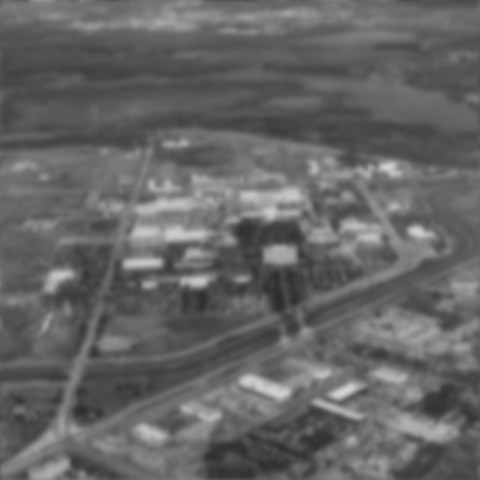
#> input picture EE_624_Assignment_2/degraded.tif, 480 x 480 px
$ python restore.py   (Python 2 division)
#> lines starting #> are read from the running program, lines starting #| are printed output that depends on the picture
from __future__ import division
from math import sqrt
import numpy as np
import cv2
from matplotlib import pyplot as plt

pi = np.pi
def DFT_matrix(N):

	i, j = np.meshgrid(np.arange(N), np.arange(N))
	A = (i*j) # Restrict to -0.2*pi to 0.2*pi
	omega = np.exp( - 2 * pi * 1j / N )
	W = np.power( omega, A )

	return W

def DFT(img):

	M,N = img.shape[:2]
	# result = np.empty(img.shape[:-1], dtype=complex)
	A = DFT_matrix(M)
	B = DFT_matrix(N)
	result = A.dot(img).dot(B)
	return result

img1 = cv2.imread('../degraded.tif',0)
#> img1 is the input picture: shape (480, 480); min 44, max 211, mean 101.2
imgf1 = np.float32(img1)


dft1 = cv2.dft(imgf1, flags = cv2.DFT_COMPLEX_OUTPUT)

# dftc1 = dft1
# dftc1[:,:,0] = dftc.real
# dftc1[:,:,1] = dftc.imag

print dft1.shape
#| (480, 480, 2)
dft_shift1 = np.fft.fftshift(dft1)
dftmag1, dftphase1 = cv2.cartToPolar(dft_shift1[:,:,0], dft_shift1[:,:,1])
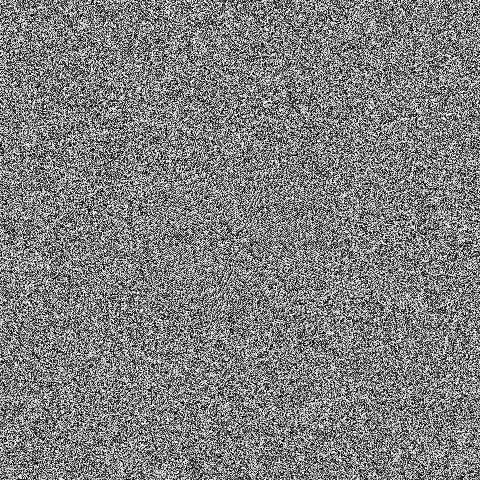
#> dftphase1: shape (480, 480) float32; min 3.61e-05, max 6.28, mean 3.14; drawn with min black and max white
invdftmag = np.ones(dftmag1.shape)
invdftphase = np.zeros(dftphase1.shape)


for i in range(-240,241):
	for j in range(-240,241):
		if np.exp(-0.0025*(i*i+j*j)**(5/6)) >= 0.01:
			invdftmag[i,j] = np.exp(0.0025*(i*i+j*j)**(5/6))

print invdftmag
dftmag2 = invdftmag*dftmag1
dftphase2 = dftphase1 - invdftphase

dft_shift1[:,:,0], dft_shift1[:,:,1] = cv2.polarToCart(dftmag2, dftphase2)

f_ishift = np.fft.ifftshift(dft_shift1)
img2 = cv2.idft(f_ishift)
img2 = cv2.magnitude(img2[:,:,0],img2[:,:,1])
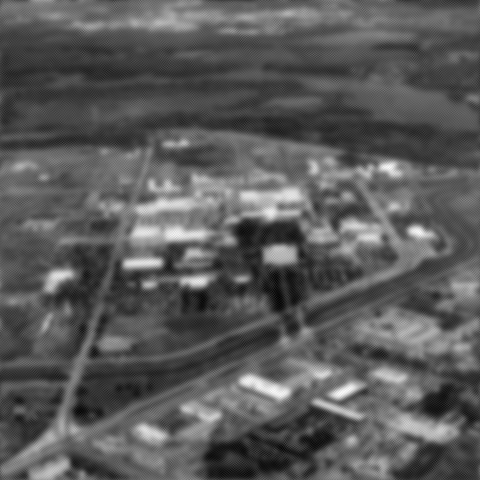
#> img2: shape (480, 480) float32; min 8463759, max 50178836, mean 23307802; drawn with min black and max white
print img1
#> (printed output is left out)
print img2/np.max(img2)*255
#> (printed output is left out)

plt.subplot(121),plt.imshow(img1, cmap = 'gray')
plt.title('Input'), plt.xticks([]), plt.yticks([])
plt.subplot(122),plt.imshow(np.uint8(img2/np.max(img2)*255), cmap = 'gray')
plt.title('Restored'), plt.xticks([]), plt.yticks([])

plt.show()
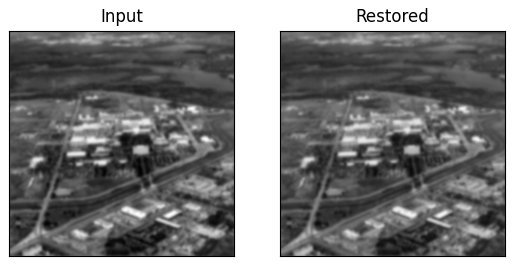
#> figure drawn by matplotlib, 2 panels

$ run again, with EE_624_Assignment_2/calender.JPG saved as EE_624_Assignment_2/degraded.tif
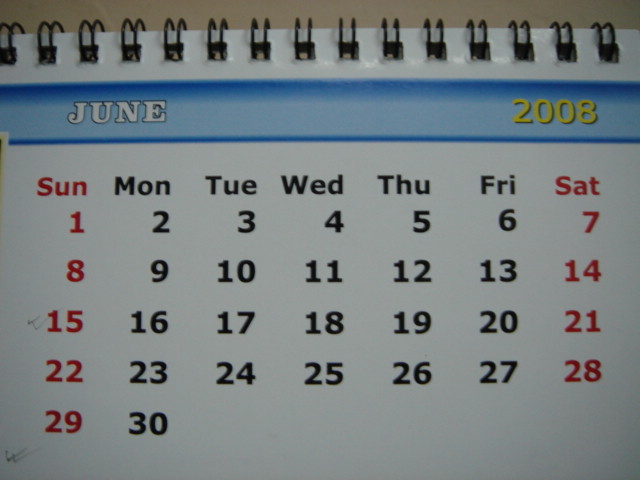
#> input picture EE_624_Assignment_2/calender.JPG, 640 x 480 px
#| (480, 640, 2)
#> `img2 = cv2.magnitude(img2[:,:,0],img2[:,:,1])`:
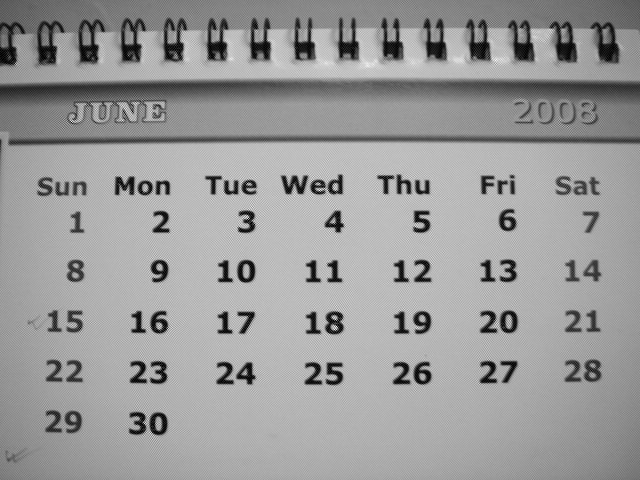
#> img2: shape (480, 640) float32; min 1422, max 64034944, mean 38767304; drawn with min black and max white
#> (printed output is left out)
#> (printed output is left out)
#> `plt.show()`:
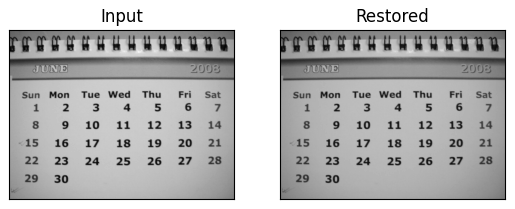
#> figure drawn by matplotlib, 2 panels

$ run again, with EE_624_Assignment_2/hand.JPG saved as EE_624_Assignment_2/degraded.tif
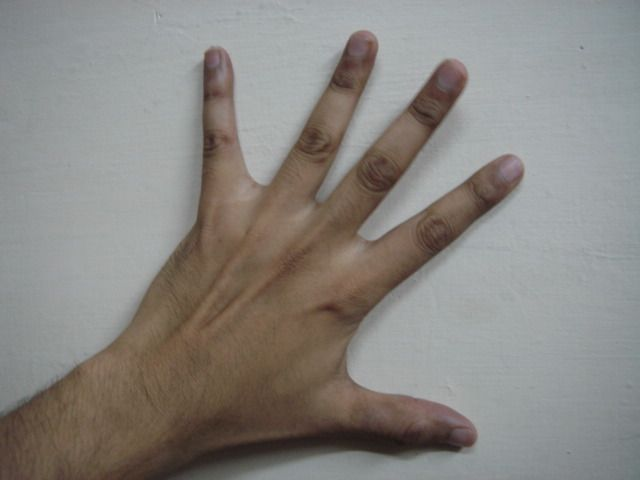
#> input picture EE_624_Assignment_2/hand.JPG, 640 x 480 px
#| (480, 640, 2)
#> `img2 = cv2.magnitude(img2[:,:,0],img2[:,:,1])`:
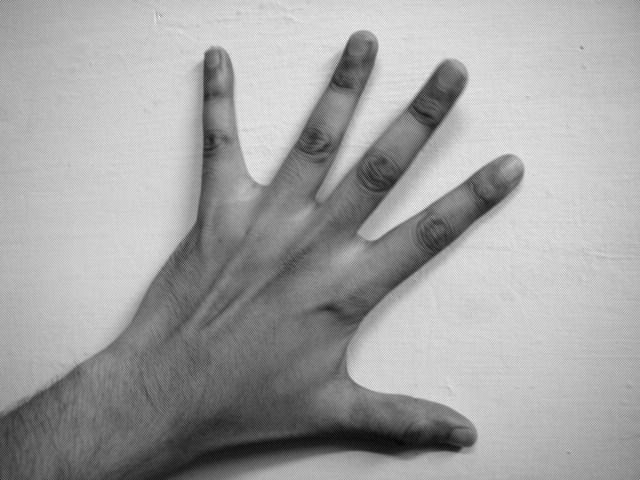
#> img2: shape (480, 640) float32; min 5328545, max 61367752, mean 41267944; drawn with min black and max white
#> (printed output is left out)
#> (printed output is left out)
#> `plt.show()`:
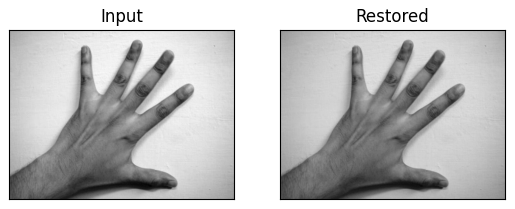
#> figure drawn by matplotlib, 2 panels
